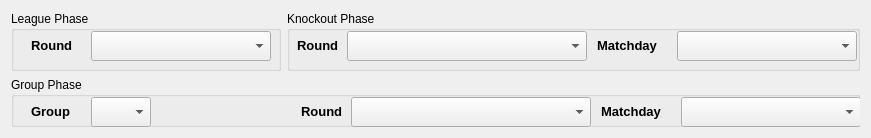
  <widget class="QWidget" name="layoutWidget">
   <property name="geometry">
    <rect>
     <x>10</x>
     <y>110</y>
     <width>871</width>
     <height>131</height>
    </rect>
   </property>
   <layout class="QGridLayout" name="gridLayout_3">
    <item row="0" column="0">
     <widget class="QGroupBox" name="leagueBox">
      <property name="minimumSize">
       <size>
        <width>270</width>
        <height>60</height>
       </size>
      </property>
      <property name="maximumSize">
       <size>
        <width>270</width>
        <height>60</height>
       </size>
      </property>
      <property name="title">
       <string>League Phase</string>
      </property>
      <widget class="QLabel" name="label_2">
       <property name="geometry">
        <rect>
         <x>20</x>
         <y>20</y>
         <width>50</width>
         <height>30</height>
        </rect>
       </property>
       <property name="minimumSize">
        <size>
         <width>50</width>
         <height>30</height>
        </size>
       </property>
       <property name="maximumSize">
        <size>
         <width>50</width>
         <height>30</height>
        </size>
       </property>
       <property name="text">
        <string>&lt;!DOCTYPE HTML PUBLIC &quot;-//W3C//DTD HTML 4.0//EN&quot; &quot;http://www.w3.org/TR/REC-html40/strict.dtd&quot;&gt;
&lt;html&gt;&lt;head&gt;&lt;meta name=&quot;qrichtext&quot; content=&quot;1&quot; /&gt;&lt;style type=&quot;text/css&quot;&gt;
p, li { white-space: pre-wrap; }
&lt;/style&gt;&lt;/head&gt;&lt;body style=&quot; font-family:'Sans'; font-size:10pt; font-weight:400; font-style:normal;&quot;&gt;
&lt;p style=&quot; margin-top:0px; margin-bottom:0px; margin-left:0px; margin-right:0px; -qt-block-indent:0; text-indent:0px;&quot;&gt;&lt;span style=&quot; font-weight:600;&quot;&gt;Round&lt;/span&gt;&lt;/p&gt;&lt;/body&gt;&lt;/html&gt;</string>
       </property>
      </widget>
      <widget class="QComboBox" name="lgRoundSelect">
       <property name="geometry">
        <rect>
         <x>80</x>
         <y>20</y>
         <width>180</width>
         <height>30</height>
        </rect>
       </property>
       <property name="minimumSize">
        <size>
         <width>180</width>
         <height>30</height>
        </size>
       </property>
       <property name="maximumSize">
        <size>
         <width>180</width>
         <height>30</height>
        </size>
       </property>
       <property name="toolTip">
        <string>League Round</string>
       </property>
      </widget>
     </widget>
    </item>
    <item row="0" column="1">
     <widget class="QGroupBox" name="knockoutBox">
      <property name="minimumSize">
       <size>
        <width>330</width>
        <height>60</height>
       </size>
      </property>
      <property name="maximumSize">
       <size>
        <width>585</width>
        <height>100</height>
       </size>
      </property>
      <property name="title">
       <string>Knockout Phase</string>
      </property>
      <widget class="QLabel" name="label_17">
       <property name="geometry">
        <rect>
         <x>10</x>
         <y>20</y>
         <width>50</width>
         <height>30</height>
        </rect>
       </property>
       <property name="minimumSize">
        <size>
         <width>50</width>
         <height>30</height>
        </size>
       </property>
       <property name="maximumSize">
        <size>
         <width>50</width>
         <height>30</height>
        </size>
       </property>
       <property name="text">
        <string>&lt;!DOCTYPE HTML PUBLIC &quot;-//W3C//DTD HTML 4.0//EN&quot; &quot;http://www.w3.org/TR/REC-html40/strict.dtd&quot;&gt;
&lt;html&gt;&lt;head&gt;&lt;meta name=&quot;qrichtext&quot; content=&quot;1&quot; /&gt;&lt;style type=&quot;text/css&quot;&gt;
p, li { white-space: pre-wrap; }
&lt;/style&gt;&lt;/head&gt;&lt;body style=&quot; font-family:'Sans'; font-size:10pt; font-weight:400; font-style:normal;&quot;&gt;
&lt;p style=&quot; margin-top:0px; margin-bottom:0px; margin-left:0px; margin-right:0px; -qt-block-indent:0; text-indent:0px;&quot;&gt;&lt;span style=&quot; font-weight:600;&quot;&gt;Round&lt;/span&gt;&lt;/p&gt;&lt;/body&gt;&lt;/html&gt;</string>
       </property>
      </widget>
      <widget class="QComboBox" name="koRoundSelect">
       <property name="geometry">
        <rect>
         <x>60</x>
         <y>20</y>
         <width>240</width>
         <height>30</height>
        </rect>
       </property>
       <property name="minimumSize">
        <size>
         <width>240</width>
         <height>30</height>
        </size>
       </property>
       <property name="maximumSize">
        <size>
         <width>240</width>
         <height>30</height>
        </size>
       </property>
       <property name="toolTip">
        <string>Knockout Round</string>
       </property>
      </widget>
      <widget class="QComboBox" name="koMatchdaySelect">
       <property name="geometry">
        <rect>
         <x>390</x>
         <y>20</y>
         <width>180</width>
         <height>30</height>
        </rect>
       </property>
       <property name="minimumSize">
        <size>
         <width>180</width>
         <height>30</height>
        </size>
       </property>
       <property name="maximumSize">
        <size>
         <width>180</width>
         <height>30</height>
        </size>
       </property>
       <property name="toolTip">
        <string>Knockout Round Matchday</string>
       </property>
      </widget>
      <widget class="QLabel" name="label_18">
       <property name="geometry">
        <rect>
         <x>310</x>
         <y>20</y>
         <width>75</width>
         <height>30</height>
        </rect>
       </property>
       <property name="minimumSize">
        <size>
         <width>75</width>
         <height>30</height>
        </size>
       </property>
       <property name="maximumSize">
        <size>
         <width>75</width>
         <height>30</height>
        </size>
       </property>
       <property name="text">
        <string>&lt;!DOCTYPE HTML PUBLIC &quot;-//W3C//DTD HTML 4.0//EN&quot; &quot;http://www.w3.org/TR/REC-html40/strict.dtd&quot;&gt;
&lt;html&gt;&lt;head&gt;&lt;meta name=&quot;qrichtext&quot; content=&quot;1&quot; /&gt;&lt;style type=&quot;text/css&quot;&gt;
p, li { white-space: pre-wrap; }
&lt;/style&gt;&lt;/head&gt;&lt;body style=&quot; font-family:'Sans'; font-size:10pt; font-weight:400; font-style:normal;&quot;&gt;
&lt;p style=&quot; margin-top:0px; margin-bottom:0px; margin-left:0px; margin-right:0px; -qt-block-indent:0; text-indent:0px;&quot;&gt;&lt;span style=&quot; font-weight:600;&quot;&gt;Matchday&lt;/span&gt;&lt;/p&gt;&lt;/body&gt;&lt;/html&gt;</string>
       </property>
      </widget>
     </widget>
    </item>
    <item row="1" column="0" colspan="2">
     <widget class="QGroupBox" name="groupBox">
      <property name="minimumSize">
       <size>
        <width>280</width>
        <height>50</height>
       </size>
      </property>
      <property name="maximumSize">
       <size>
        <width>940</width>
        <height>100</height>
       </size>
      </property>
      <property name="title">
       <string>Group Phase</string>
      </property>
      <widget class="QLabel" name="label_19">
       <property name="geometry">
        <rect>
         <x>290</x>
         <y>20</y>
         <width>50</width>
         <height>30</height>
        </rect>
       </property>
       <property name="minimumSize">
        <size>
         <width>50</width>
         <height>30</height>
        </size>
       </property>
       <property name="maximumSize">
        <size>
         <width>50</width>
         <height>30</height>
        </size>
       </property>
       <property name="text">
        <string>&lt;!DOCTYPE HTML PUBLIC &quot;-//W3C//DTD HTML 4.0//EN&quot; &quot;http://www.w3.org/TR/REC-html40/strict.dtd&quot;&gt;
&lt;html&gt;&lt;head&gt;&lt;meta name=&quot;qrichtext&quot; content=&quot;1&quot; /&gt;&lt;style type=&quot;text/css&quot;&gt;
p, li { white-space: pre-wrap; }
&lt;/style&gt;&lt;/head&gt;&lt;body style=&quot; font-family:'Sans'; font-size:10pt; font-weight:400; font-style:normal;&quot;&gt;
&lt;p style=&quot; margin-top:0px; margin-bottom:0px; margin-left:0px; margin-right:0px; -qt-block-indent:0; text-indent:0px;&quot;&gt;&lt;span style=&quot; font-weight:600;&quot;&gt;Round&lt;/span&gt;&lt;/p&gt;&lt;/body&gt;&lt;/html&gt;</string>
       </property>
      </widget>
      <widget class="QComboBox" name="grpRoundSelect">
       <property name="geometry">
        <rect>
         <x>340</x>
         <y>20</y>
         <width>240</width>
         <height>30</height>
        </rect>
       </property>
       <property name="minimumSize">
        <size>
         <width>240</width>
         <height>30</height>
        </size>
       </property>
       <property name="maximumSize">
        <size>
         <width>240</width>
         <height>30</height>
        </size>
       </property>
       <property name="toolTip">
        <string>Group Phase Round</string>
       </property>
      </widget>
      <widget class="QComboBox" name="groupSelect">
       <property name="geometry">
        <rect>
         <x>80</x>
         <y>20</y>
         <width>60</width>
         <height>30</height>
        </rect>
       </property>
       <property name="minimumSize">
        <size>
         <width>60</width>
         <height>30</height>
        </size>
       </property>
       <property name="maximumSize">
        <size>
         <width>60</width>
         <height>30</height>
        </size>
       </property>
       <property name="toolTip">
        <string>Group Name</string>
       </property>
      </widget>
      <widget class="QLabel" name="label_20">
       <property name="geometry">
        <rect>
         <x>20</x>
         <y>20</y>
         <width>50</width>
         <height>30</height>
        </rect>
       </property>
       <property name="minimumSize">
        <size>
         <width>50</width>
         <height>30</height>
        </size>
       </property>
       <property name="maximumSize">
        <size>
         <width>50</width>
         <height>30</height>
        </size>
       </property>
       <property name="text">
        <string>&lt;!DOCTYPE HTML PUBLIC &quot;-//W3C//DTD HTML 4.0//EN&quot; &quot;http://www.w3.org/TR/REC-html40/strict.dtd&quot;&gt;
&lt;html&gt;&lt;head&gt;&lt;meta name=&quot;qrichtext&quot; content=&quot;1&quot; /&gt;&lt;style type=&quot;text/css&quot;&gt;
p, li { white-space: pre-wrap; }
&lt;/style&gt;&lt;/head&gt;&lt;body style=&quot; font-family:'Sans'; font-size:10pt; font-weight:400; font-style:normal;&quot;&gt;
&lt;p style=&quot; margin-top:0px; margin-bottom:0px; margin-left:0px; margin-right:0px; -qt-block-indent:0; text-indent:0px;&quot;&gt;&lt;span style=&quot; font-weight:600;&quot;&gt;Group&lt;/span&gt;&lt;/p&gt;&lt;/body&gt;&lt;/html&gt;</string>
       </property>
      </widget>
      <widget class="QComboBox" name="grpMatchdaySelect">
       <property name="geometry">
        <rect>
         <x>670</x>
         <y>20</y>
         <width>180</width>
         <height>30</height>
        </rect>
       </property>
       <property name="minimumSize">
        <size>
         <width>180</width>
         <height>30</height>
        </size>
       </property>
       <property name="maximumSize">
        <size>
         <width>180</width>
         <height>30</height>
        </size>
       </property>
       <property name="toolTip">
        <string>Group Round Matchday</string>
       </property>
      </widget>
      <widget class="QLabel" name="label_21">
       <property name="geometry">
        <rect>
         <x>590</x>
         <y>20</y>
         <width>75</width>
         <height>30</height>
        </rect>
       </property>
       <property name="minimumSize">
        <size>
         <width>75</width>
         <height>30</height>
        </size>
       </property>
       <property name="maximumSize">
        <size>
         <width>75</width>
         <height>30</height>
        </size>
       </property>
       <property name="text">
        <string>&lt;!DOCTYPE HTML PUBLIC &quot;-//W3C//DTD HTML 4.0//EN&quot; &quot;http://www.w3.org/TR/REC-html40/strict.dtd&quot;&gt;
&lt;html&gt;&lt;head&gt;&lt;meta name=&quot;qrichtext&quot; content=&quot;1&quot; /&gt;&lt;style type=&quot;text/css&quot;&gt;
p, li { white-space: pre-wrap; }
&lt;/style&gt;&lt;/head&gt;&lt;body style=&quot; font-family:'Sans'; font-size:10pt; font-weight:400; font-style:normal;&quot;&gt;
&lt;p style=&quot; margin-top:0px; margin-bottom:0px; margin-left:0px; margin-right:0px; -qt-block-indent:0; text-indent:0px;&quot;&gt;&lt;span style=&quot; font-weight:600;&quot;&gt;Matchday&lt;/span&gt;&lt;/p&gt;&lt;/body&gt;&lt;/html&gt;</string>
       </property>
      </widget>
     </widget>
    </item>
   </layout>
  </widget>
